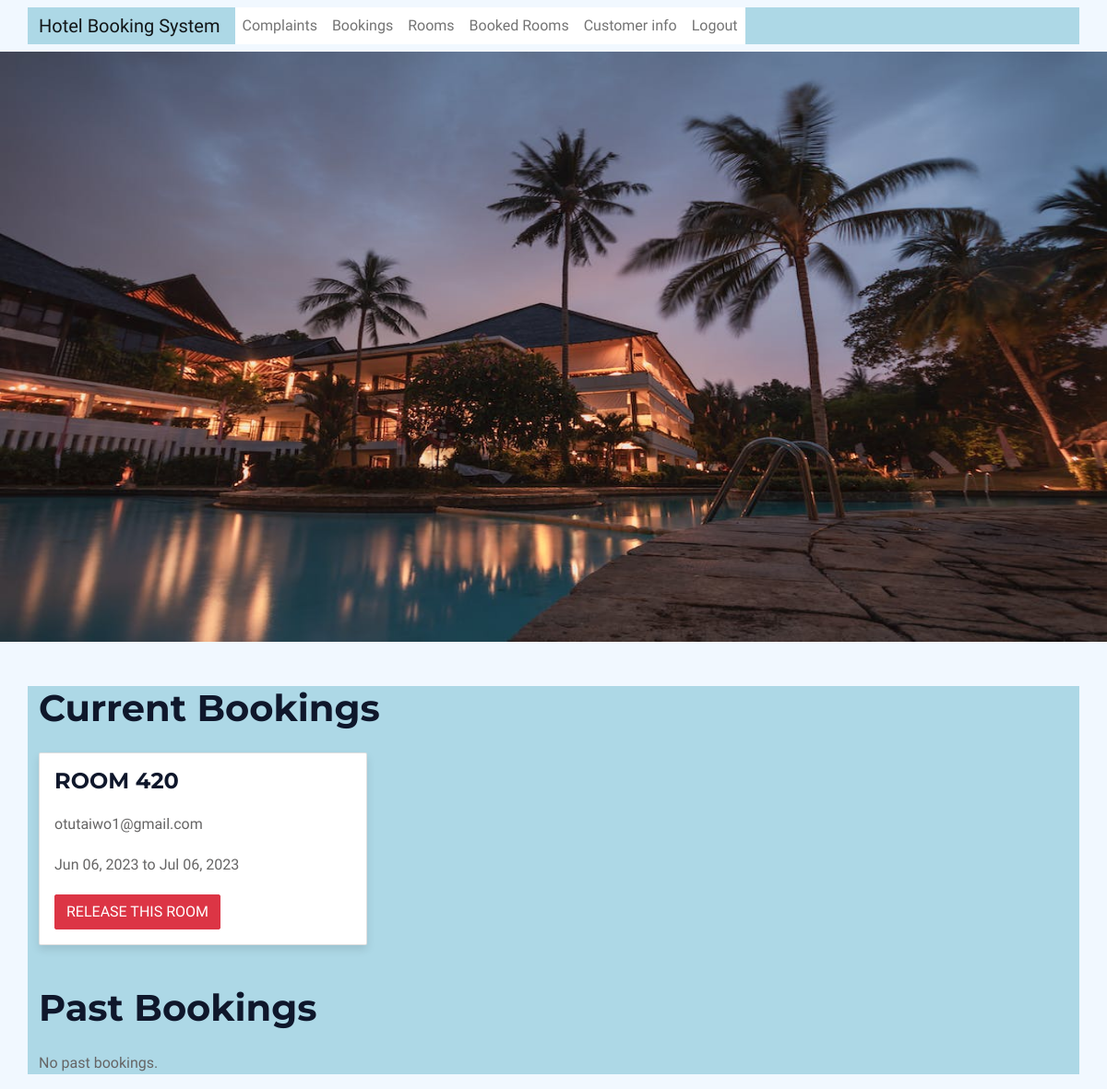
The app's page /booked_rooms_list/ (signed in) with its own data.
### bookings/models.py (models this page shows, shortened)
class Booking(models.Model):
    user = models.ForeignKey(settings.AUTH_USER_MODEL, on_delete=models.CASCADE)
    admin_user= models.ForeignKey(settings.AUTH_USER_MODEL, on_delete=models.CASCADE, related_name='bookings_admin', default=1)
    room = models.ForeignKey(Room, on_delete=models.CASCADE)
    check_in = models.DateField()
    check_out = models.DateField()
    created_at = models.DateTimeField(auto_now_add=True)
    updated_at = models.DateTimeField(auto_now=True)
    status_choices = [
        ('pending', 'Pending'),
        ('accepted', 'Accepted'),
        ('rejected', 'Rejected'),
    ]
    status = models.CharField(max_length=10, choices=status_choices, default='pending')
    number_of_guests = models.PositiveIntegerField()
    customer_email = models.EmailField(max_length=255)
    customer_name =  models.CharField(max_length=100, default='')

class Room(models.Model):
    ROOM_TYPE_CHOICES = (
        ('standard', 'Standard'),
        ('deluxe', 'Deluxe'),
        ('suite', 'Suite'),
    )
    user = models.ForeignKey(settings.AUTH_USER_MODEL, on_delete=models.CASCADE)
    admin_user= models.ForeignKey(settings.AUTH_USER_MODEL, on_delete=models.CASCADE, related_name='room_admin', default=1)
    name = models.CharField(max_length=100)
    room_type = models.CharField(max_length=10, choices=ROOM_TYPE_CHOICES, default='standard')
    room_number = models.PositiveIntegerField(unique=True)
    description = models.TextField(blank=True)
    price = models.DecimalField(max_digits=8, decimal_places=2)
    image = models.ImageField(upload_to='rooms', blank=True)
    available = models.BooleanField(default=True)
    created_at = models.DateTimeField(auto_now_add=True)
    updated_at = models.DateTimeField(auto_now=True)

### accounts/models.py (models this page shows, shortened)
class CustomUser(AbstractBaseUser):
    email = models.EmailField(verbose_name='Email', max_length=255, unique=True)
    first_name = models.CharField(verbose_name='First Name', max_length=255, blank=True)
    last_name = models.CharField(verbose_name='Last Name', max_length=255, blank=True)
    is_staff = models.BooleanField(default=False)
    is_active = models.BooleanField(default=True)
    is_admin = models.BooleanField(default=False)
    is_customer = models.BooleanField(default=True)
    is_superuser = models.BooleanField(default=False)
    created_at = models.DateTimeField(auto_now_add=True)
    updated_at = models.DateTimeField(auto_now=True)
    objects = CustomUserManager()
    USERNAME_FIELD = 'email'
    REQUIRED_FIELDS = []

### bookings/views.py (the view)
# urls.py: path('booked_rooms_list/', views.booked_rooms_list, name='booked_rooms_list'),
@login_required
def booked_rooms_list(request):
    current_bookings = Booking.objects.filter(check_out__gte=timezone.now())
    past_bookings = Booking.objects.filter(check_out__lt=timezone.now())
    context = {
        'current_bookings': current_bookings,
        'past_bookings': past_bookings,
    }
    return render(request, 'booked_rooms_list.html', context)

### bookings/templates/booked_rooms_list.html (shortened to what this page needs)
{% extends 'base.html' %}
{% block content %}
  <h1 class="mb-4">Current Bookings</h1>
{% if current_bookings %}
<div class="row">
{% for booking in current_bookings %}
<div class="col-md-4 mb-4">
<div class="card">
<div class="card-body">
<h5 class="card-title">{{ booking.room.name }}</h5>
<p class="card-text">{{ booking.user.email }}</p>
<p class="card-text">{{ booking.check_in|date:"M d, Y" }} to {{ booking.check_out|date:"M d, Y" }}</p>
<a href="{% url 'bookings:release_room' booking.id %}" class="btn btn-danger">Release this room</a>
</div>
</div>
</div>
{% endfor %}
</div>
{% else %}
<p>No current bookings.</p>
{% endif %}
  <h1 class="mb-4">Past Bookings</h1>
{% if past_bookings %}
<div class="row">
{% for booking in past_bookings %}
<div class="col-md-4 mb-4">
<div class="card">
<div class="card-body">
<h5 class="card-title">{{ booking.room.name }}</h5>
<p class="card-text">{{ booking.user.customer_name }}</p>
<p class="card-text">{{ booking.user.email }}</p>
<p class="card-text">{{ booking.check_in|date:"M d, Y" }} to {{ booking.check_out|date:"M d, Y" }}</p>
</div>
</div>
</div>
{% endfor %}
</div>
{% else %}
<p>No past bookings.</p>
{% endif %}
{% endblock %}

### bookings/static/css/style.css (style rules this page uses)
:root { --primary: #FEA116; --light: #F1F8FF; --dark: #0F172B; }
.btn { font-weight: 500; text-transform: uppercase; transition: .5s; }

### bookings/templates/base.html (style rules this page uses)
.card { flex: 0 0 48%; margin-bottom: 20px; border-radius: 10px; box-shadow: 0px 5px 10px rgba(0, 0, 0, 0.1); }
.card-title { font-size: 24px; margin-bottom: 10px; }
.card-text { margin-bottom: 20px; }

### records on screen
Booking: room.name "ROOM 420", user.email "otutaiwo1@gmail.com", check_in "Jun 06, 2023", check_out "Jul 06, 2023"
